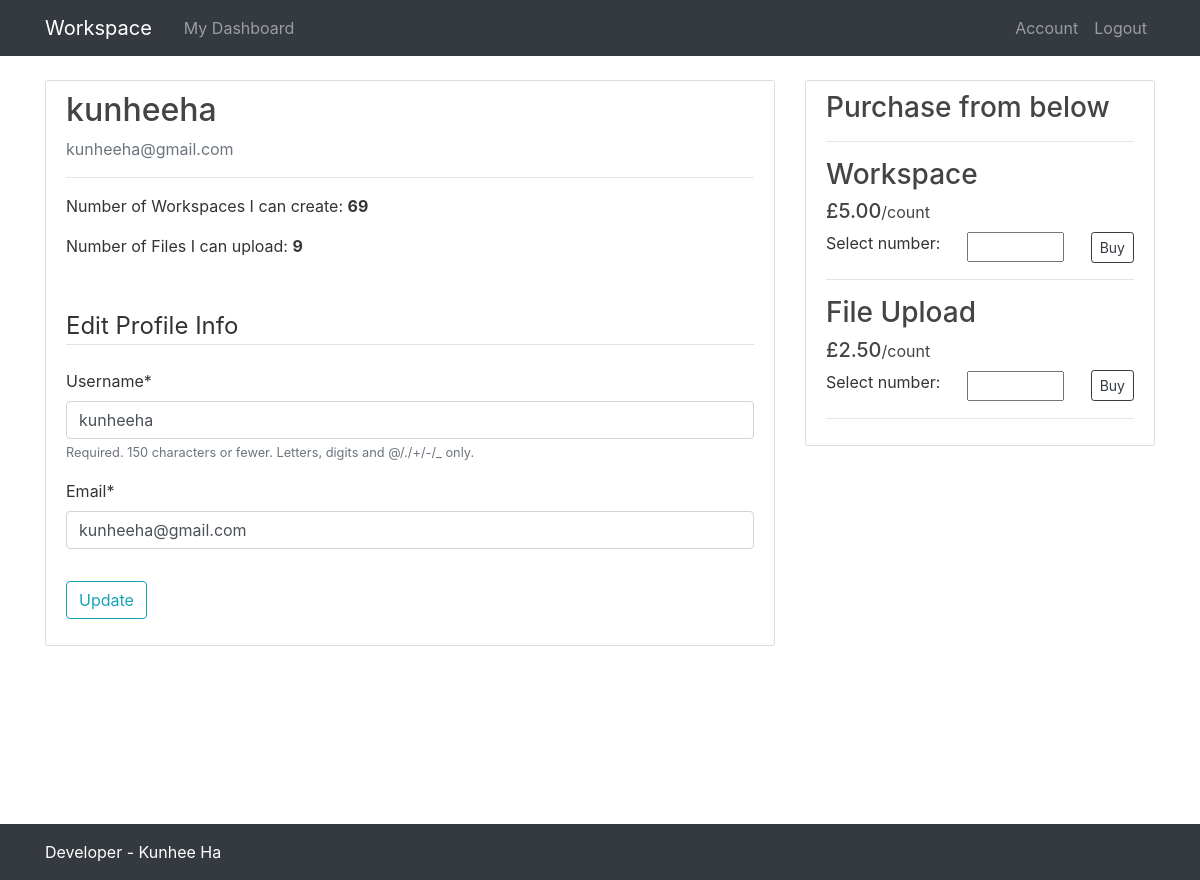
/profile/ (signed in), run on the app's committed database.
### users/models.py (models this page shows, shortened)
class Product(models.Model):
    name = models.CharField(max_length=50)
    price = models.IntegerField(default=0)
    def display_price(self):
        return '{0:.2f}'.format(self.price / 100)

### users/views.py (the view)
# urls.py: path('profile/', user_views.profile, name='profile'),
@login_required
def profile(request):
    left_workspaces = request.user.profile.workspaces_number
    left_files = request.user.profile.files_number
    products = Product.objects.all()
    if request.method == 'POST':
        form = UserUpdateForm(request.POST, instance=request.user)
        if form.is_valid():
            form.save()
            messages.success(request, 'Account has been updated')
            return redirect('profile')
    form = UserUpdateForm(instance=request.user)
    context = {
        'workspaces': left_workspaces,
        'files': left_files,
        'form': form,
        'products': products
    }
    return render(request, 'users/profile.html', context)

### users/forms.py
class UserUpdateForm(forms.ModelForm):
    email = forms.EmailField()
    class Meta:
        model = User
        fields = ['username', 'email']

### users/templates/users/profile.html (shortened to what this page needs)
{% extends 'workspace/base.html' %}
{% load crispy_forms_tags %}
{% load static %}
{% block navbar %}
	<a class="nav-item nav-link" href="{% url 'user-dashboard' %}">My Dashboard</a>
{% endblock %}
{% block content %}
	<div class="row">
		<div class="col-md-8">
			<div class='content-section'>
				<div style="margin-bottom:50px;">
					<h2 class="account-heading">{{ user.username }}</h2>
					<p class="text-secondary">{{ user.email }}</p>
					<hr>
					<p>Number of Workspaces I can create: <strong>{{ workspaces }}</strong></p>
					<p>Number of Files I can upload: <strong>{{ files }}</strong></p>
				</div>
				<form method="POST">
					<fieldset class="form-group">
						<legend class="border-bottom mb-4">Edit Profile Info</legend>
						{{ form|crispy }}
					</fieldset>
					<div class="form-group">
						<button class="btn btn-outline-info" type="submit">Update</button>
					</div>
				</form>
			</div>
		</div>
		<div class="col-md-4">
			<div class="content-section">
				<h3>Purchase from below</h3>
				<hr>
				{% for product in products %}
					<div class="product">
				    <div class="description">
				      <h3>{{ product.name }}</h3>
				      <h5>£{{ product.display_price }}<small>/count</small></h5>
				    </div>
				  </div>
				  <div class="d-flex justify-content-between align-items-center">
				  	<label for="{{ product.id }}quantity">Select number:</label>
				  	<input type="number" id="{{ product.id }}quantity" min="1" max="100">
				  	<button type="button" class="checkout-button btn btn-outline-dark btn-sm" data-productid="{{ product.id }}">Buy</button>
				  </div>
				  <hr>
				{% endfor %}
			</div>
		</div>
	</div>
{% endblock %}

### workspace/static/workspace/main.css (style rules this page uses)
html { height: 100%; }
body { color: #333333; margin-top: 5rem; }
h1, h2, h3, h4, h5, h6 { color: #444444; }
.content-section { background: #ffffff; padding: 10px 20px; border: 1px solid #dddddd; border-radius: 3px; margin-bottom: 20px; }

### data on the page
Product: name "Workspace", display_price "5.00"
Product: name "File Upload", display_price "2.50"

### other printed values
{{ user.username }} "kunheeha"
{{ user.email }} "kunheeha@gmail.com"
{{ workspaces }} "69"
{{ files }} "9"
